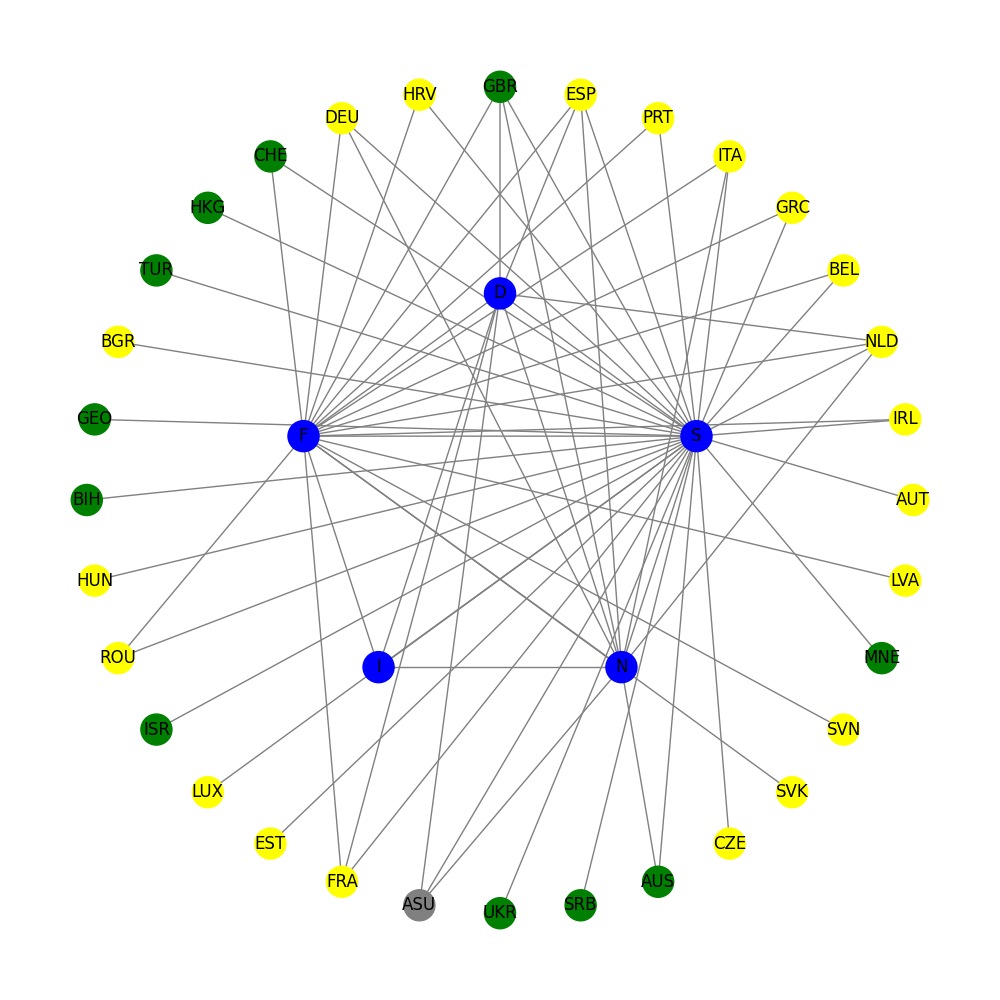

The Python source for this figure:
import pandas as pd
import matplotlib.pyplot as plt
import networkx as nx

# Load Data
network_data = pd.read_csv("networks_assignment.csv")

G = nx.Graph()
central_nodes = ["D", "F", "I", "N", "S"]
blue_nodes = central_nodes
green_nodes = ['BIH', 'GEO', 'ISR', 'MNE', 'SRB', 'CHE', 'TUR', 'UKR', 'GBR', 'AUS', 'HKG', 'USA']
yellow_nodes = ['AUT', 'BEL', 'BGR', 'HRV', 'CZE', 'EST', 'FRA', 'DEU', 'GRC', 'HUN', 'IRL', 'ITA', 'LVA', 'LUX', 'NLD', 'PRT', 'ROU', 'SVK', 'SVN', 'ESP']

node_colors = {n: "blue" for n in blue_nodes}
node_colors.update({n: "green" for n in green_nodes})
node_colors.update({n: "yellow" for n in yellow_nodes})

# Create edges
for col in network_data.columns[1:]:
    for index, row in network_data.iterrows():
        if row[col] > 0:
            G.add_edge(row["LABELS"], col)

plt.figure(figsize=(10, 10))
pos = nx.shell_layout(G, nlist=[central_nodes, list(G.nodes - set(central_nodes))])
nx.draw(G, pos, with_labels=True, node_color=[node_colors.get(n, "gray") for n in G.nodes], edge_color="gray", node_size=500)

# Save and show
plt.savefig("network_graph.png")
plt.show()
print("Network graph generated!")
